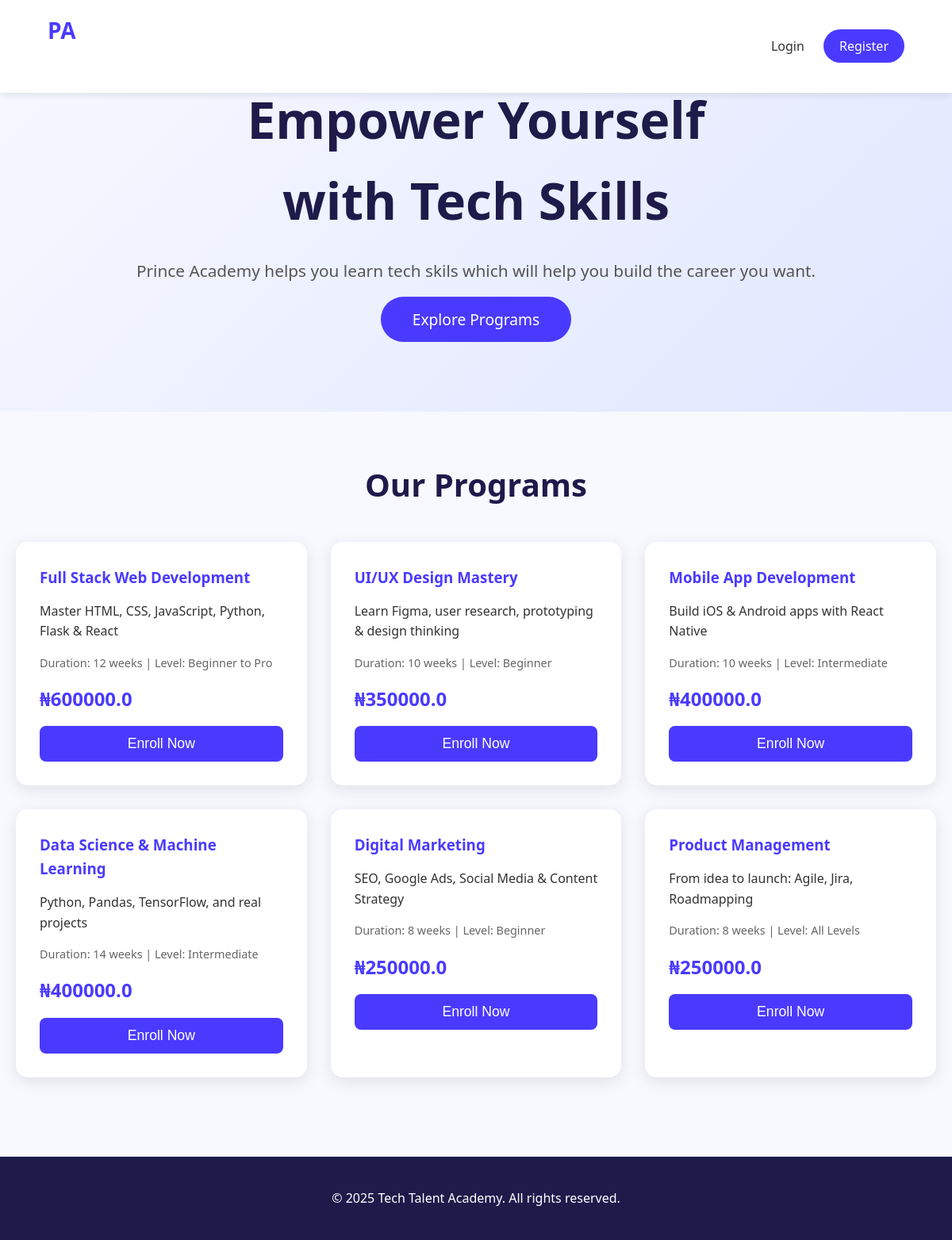
The page / on the database its author committed.
### models.py (models this page shows, shortened)
class Course(db.Model):
    id = db.Column(db.Integer, primary_key=True)
    title = db.Column(db.String(150), nullable=False)
    description = db.Column(db.Text, nullable=False)
    price = db.Column(db.Float, default=0.0)
    duration = db.Column(db.String(50))  # e.g., "6 weeks"
    level = db.Column(db.String(50))    # e.g., "Beginner"

### app.py (the view)
@app.route('/')
def home():
    courses = Course.query.all()
    user = None
    if 'user_id' in session:
        user = User.query.get(session['user_id'])
    return render_template('home.html', courses=courses, user=user)

### templates/home.html (shortened to what this page needs)
{% extends 'base.html' %}
{% block content %}
<div class="hero">
    <h1>Empower Yourself<br>with Tech Skills</h1>
    <p>Prince Academy helps you learn tech skils which will help you build the career you want.</p>
    <a href="#courses" class="btn-primary">Explore Programs</a>
</div>
<div class="container" id="courses">
    <h2>Our Programs</h2>
    <div class="courses-grid">
        {% for course in courses %}
        <div class="course-card">
            <h3>{{ course.title }}</h3>
            <p>{{ course.description }}</p>
            <div class="course-meta">
                <span>Duration: {{ course.duration }}</span> |
                <span>Level: {{ course.level }}</span>
            </div>
            <div class="price">₦{{ course.price }}</div>
            <button class="btn-enroll">Enroll Now</button>
        </div>
        {% endfor %}
    </div>
</div>
{% endblock %}

### templates/base.html (shortened to what this page needs)
<!DOCTYPE html>
<html lang="en">
<head>
    <link rel="stylesheet" href="{{ url_for('static', filename='styles.css') }}">
</head>
<body>
    <header>
        <div class="nav-container">
            <div class="logo">
                <h2>PA</h2>
            </div>
            <nav>
                {% if user %}
                <span>Welcome, <strong>{{ user.first_name }}</strong></span>
                <a href="{{ url_for('logout') }}">Logout</a>
                {% else %}
                <a href="{{ url_for('login') }}">Login</a>
                <a href="{{ url_for('register') }}" class="btn-nav">Register</a>
                {% endif %}
            </nav>
        </div>
    </header>
    {% block content %}{% endblock %}
    <footer>
        <p>&copy; 2025 Tech Talent Academy. All rights reserved.</p>
    </footer>
</body>
</html>

### static/styles.css (style rules this page uses)
* { margin: 0; padding: 0; box-sizing: border-box; }
body { font-family: 'Segoe UI', sans-serif; line-height: 1.6; color: #333; background: #f8f9ff; }
header { background: white; padding: 1rem 5%; box-shadow: 0 2px 10px rgba(0, 0, 0, 0.1); position: fixed; width: 100%; top: 0; z-index: 1000; }
.nav-container { max-width: 1200px; margin: 0 auto; display: flex; justify-content: space-between; align-items: center; }
.logo h2 { color: #4a3aff; font-size: 28px; }
nav a { margin-left: 20px; text-decoration: none; color: #333; font-weight: 500; }
.btn-nav { background: #4a3aff; color: white; padding: 10px 20px; border-radius: 50px; }
.hero { text-align: center; padding: 100px 20px; background: linear-gradient(135deg, #f8f9ff 0%, #e0e7ff 100%); }
.hero h1 { font-size: 4rem; color: #1e1b4b; margin-bottom: 20px; }
.hero p { font-size: 1.3rem; color: #555; margin-bottom: 30px; }
.btn-primary { background: #4a3aff; color: white; padding: 15px 40px; border-radius: 50px; text-decoration: none; font-size: 1.2rem; }
.container { max-width: 1200px; margin: 60px auto; padding: 0 20px; }
h2 { text-align: center; font-size: 2.5rem; margin-bottom: 40px; color: #1e1b4b; }
.courses-grid { display: grid; grid-template-columns: repeat(auto-fit, minmax(300px, 1fr)); gap: 30px; }
.course-card { background: white; padding: 30px; border-radius: 15px; box-shadow: 0 5px 20px rgba(0, 0, 0, 0.1); transition: transform 0.3s; }
.course-card h3 { color: #4a3aff; margin-bottom: 15px; }
.course-meta { color: #666; font-size: 0.9rem; margin: 15px 0; }
.price { font-size: 1.5rem; font-weight: bold; color: #4a3aff; margin: 15px 0; }
.btn-enroll { width: 100%; padding: 12px; background: #4a3aff; color: white; border: none; border-radius: 8px; cursor: pointer; font-size: 1.1rem; }
footer { text-align: center; padding: 40px; background: #1e1b4b; color: white; margin-top: 100px; }

### rows shown on the page
Course: title "Full Stack Web Development", description "Master HTML, CSS, JavaScript, Python, Flask & React", duration "12 weeks", level "Beginner to Pro", price "600000.0"
Course: title "UI/UX Design Mastery", description "Learn Figma, user research, prototyping & design thinking", duration "10 weeks", level "Beginner", price "350000.0"
Course: title "Mobile App Development", description "Build iOS & Android apps with React Native", duration "10 weeks", level "Intermediate", price "400000.0"
Course: title "Data Science & Machine Learning", description "Python, Pandas, TensorFlow, and real projects", duration "14 weeks", level "Intermediate", price "400000.0"
Course: title "Digital Marketing", description "SEO, Google Ads, Social Media & Content Strategy", duration "8 weeks", level "Beginner", price "250000.0"
Course: title "Product Management", description "From idea to launch: Agile, Jira, Roadmapping", duration "8 weeks", level "All Levels", price "250000.0"
